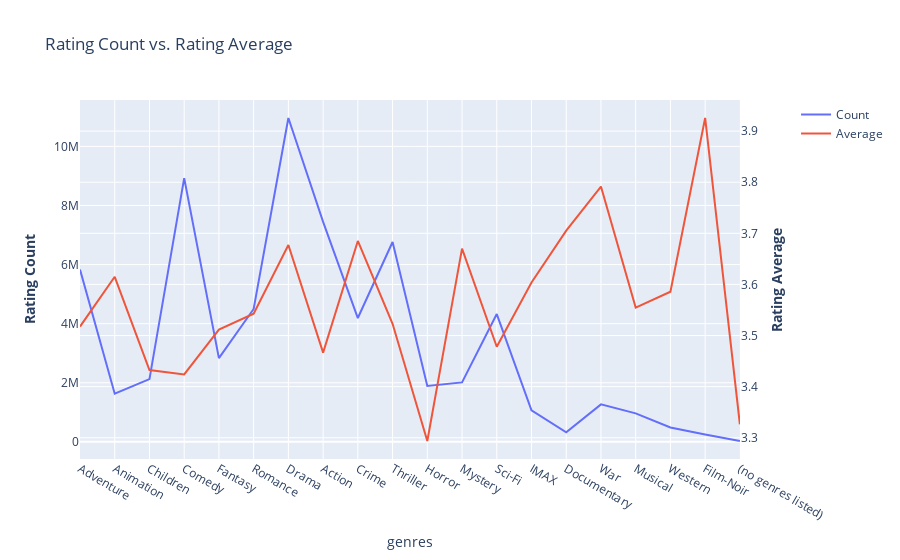

Notebook code for this chart:
### Markdown cell above
#### Two y axis to line chart in plotly graph object
* Primary y axis: total count of each genre
* Secondary y axis: average rating score of each genre

### Code cell
import plotly.graph_objects as go
import chart_studio.plotly as py
from plotly.subplots import make_subplots

# Create figure with secondary y-axis
fig = make_subplots(specs=[[{"secondary_y": True}]])
# Add traces
fig.add_trace(go.Scatter(
    x=[i[0] for i in genre_count],y=[i[1] for i in genre_count], name="Count"),
    secondary_y=False,
)

fig.add_trace(go.Scatter(
    x=[i[0] for i in genre_mean],y=[i[1] for i in genre_mean], name="Average"),
    secondary_y=True,
)

# Add figure title
fig.update_layout(
    title_text="Rating Count vs. Rating Average"
)

# Set x-axis title
fig.update_xaxes(title_text="genres")

# Set y-axes titles
fig.update_yaxes(title_text="<b>Rating Count</b>", secondary_y=False)
fig.update_yaxes(title_text="<b>Rating Average</b>", secondary_y=True)

fig.show()

### Figure 1 — Plotly figure (JSON) as saved in the notebook; plotly's stock layout.template omitted (floating-point values rounded to 4 significant figures)
{"data": [{"name": "Count", "type": "scatter", "x": ["Adventure", "Animation", "Children", "Comedy", "Fantasy", "Romance", "Drama", "Action", "Crime", "Thriller", "Horror", "Mystery", "Sci-Fi", "IMAX", "Documentary", "War", "Musical", "Western", "Film-Noir", "(no genres listed)"], "xaxis": "x", "y": [5832424, 1630987, 2124258, 8926230, 2831585, 4497291, 10962833, 7446918, 4190259, 6763272, 1892183, 2010995, 4325740, 1063279, 322449, 1267346, 964252, 483731, 247227, 26627], "yaxis": "y"}, {"name": "Average", "type": "scatter", "x": ["Adventure", "Animation", "Children", "Comedy", "Fantasy", "Romance", "Drama", "Action", "Crime", "Thriller", "Horror", "Mystery", "Sci-Fi", "IMAX", "Documentary", "War", "Musical", "Western", "Film-Noir", "(no genres listed)"], "xaxis": "x", "y": [3.517, 3.615, 3.433, 3.424, 3.512, 3.543, 3.677, 3.467, 3.685, 3.523, 3.294, 3.67, 3.478, 3.604, 3.705, 3.791, 3.555, 3.586, 3.926, 3.326], "yaxis": "y2"}], "layout": {"title": {"text": "Rating Count vs. Rating Average"}, "xaxis": {"anchor": "y", "domain": [0, 0.94], "title": {"text": "genres"}}, "yaxis": {"anchor": "x", "domain": [0, 1], "title": {"text": "<b>Rating Count</b>"}}, "yaxis2": {"anchor": "x", "overlaying": "y", "side": "right", "title": {"text": "<b>Rating Average</b>"}}}}
